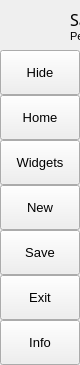
        <widget class="QFrame" name="leftMenuBg">
         <property name="minimumSize">
          <size>
           <width>0</width>
           <height>0</height>
          </size>
         </property>
         <property name="maximumSize">
          <size>
           <width>60</width>
           <height>16777215</height>
          </size>
         </property>
         <property name="frameShape">
          <enum>QFrame::NoFrame</enum>
         </property>
         <property name="frameShadow">
          <enum>QFrame::Raised</enum>
         </property>
         <layout class="QVBoxLayout" name="verticalLayout_3">
          <property name="spacing">
           <number>0</number>
          </property>
          <property name="leftMargin">
           <number>0</number>
          </property>
          <property name="topMargin">
           <number>0</number>
          </property>
          <property name="rightMargin">
           <number>0</number>
          </property>
          <property name="bottomMargin">
           <number>0</number>
          </property>
          <item>
           <widget class="QFrame" name="topLogoInfo">
            <property name="minimumSize">
             <size>
              <width>0</width>
              <height>50</height>
             </size>
            </property>
            <property name="maximumSize">
             <size>
              <width>16777215</width>
              <height>50</height>
             </size>
            </property>
            <property name="frameShape">
             <enum>QFrame::NoFrame</enum>
            </property>
            <property name="frameShadow">
             <enum>QFrame::Raised</enum>
            </property>
            <widget class="QFrame" name="topLogo">
             <property name="geometry">
              <rect>
               <x>10</x>
               <y>5</y>
               <width>42</width>
               <height>42</height>
              </rect>
             </property>
             <property name="minimumSize">
              <size>
               <width>42</width>
               <height>42</height>
              </size>
             </property>
             <property name="maximumSize">
              <size>
               <width>42</width>
               <height>42</height>
              </size>
             </property>
             <property name="styleSheet">
              <string notr="true">background-image: url(:/images/images/images/tree.png)</string>
             </property>
             <property name="frameShape">
              <enum>QFrame::NoFrame</enum>
             </property>
             <property name="frameShadow">
              <enum>QFrame::Raised</enum>
             </property>
            </widget>
            <widget class="QLabel" name="titleLeftApp">
             <property name="geometry">
              <rect>
               <x>70</x>
               <y>8</y>
               <width>160</width>
               <height>31</height>
              </rect>
             </property>
             <property name="font">
              <font>
               <family>Segoe UI Semibold</family>
               <pointsize>12</pointsize>
               <italic>false</italic>
               <bold>false</bold>
              </font>
             </property>
             <property name="text">
              <string>Sage</string>
             </property>
             <property name="alignment">
              <set>Qt::AlignLeading|Qt::AlignLeft|Qt::AlignTop</set>
             </property>
            </widget>
            <widget class="QLabel" name="titleLeftDescription">
             <property name="geometry">
              <rect>
               <x>70</x>
               <y>30</y>
               <width>160</width>
               <height>16</height>
              </rect>
             </property>
             <property name="maximumSize">
              <size>
               <width>16777215</width>
               <height>16</height>
              </size>
             </property>
             <property name="font">
              <font>
               <family>Segoe UI</family>
               <pointsize>8</pointsize>
               <italic>false</italic>
               <bold>false</bold>
              </font>
             </property>
             <property name="text">
              <string>Personal Assistant</string>
             </property>
             <property name="alignment">
              <set>Qt::AlignLeading|Qt::AlignLeft|Qt::AlignTop</set>
             </property>
            </widget>
           </widget>
          </item>
          <item>
           <widget class="QFrame" name="leftMenuFrame">
            <property name="frameShape">
             <enum>QFrame::NoFrame</enum>
            </property>
            <property name="frameShadow">
             <enum>QFrame::Raised</enum>
            </property>
            <layout class="QVBoxLayout" name="verticalMenuLayout">
             <property name="spacing">
              <number>0</number>
             </property>
             <property name="leftMargin">
              <number>0</number>
             </property>
             <property name="topMargin">
              <number>0</number>
             </property>
             <property name="rightMargin">
              <number>0</number>
             </property>
             <property name="bottomMargin">
              <number>0</number>
             </property>
             <item>
              <widget class="QFrame" name="toggleBox">
               <property name="maximumSize">
                <size>
                 <width>16777215</width>
                 <height>45</height>
                </size>
               </property>
               <property name="frameShape">
                <enum>QFrame::NoFrame</enum>
               </property>
               <property name="frameShadow">
                <enum>QFrame::Raised</enum>
               </property>
               <layout class="QVBoxLayout" name="verticalLayout_4">
                <property name="spacing">
                 <number>0</number>
                </property>
                <property name="leftMargin">
                 <number>0</number>
                </property>
                <property name="topMargin">
                 <number>0</number>
                </property>
                <property name="rightMargin">
                 <number>0</number>
                </property>
                <property name="bottomMargin">
                 <number>0</number>
                </property>
                <item>
                 <widget class="QPushButton" name="toggleButton">
                  <property name="sizePolicy">
                   <sizepolicy hsizetype="Expanding" vsizetype="Fixed">
                    <horstretch>0</horstretch>
                    <verstretch>0</verstretch>
                   </sizepolicy>
                  </property>
                  <property name="minimumSize">
                   <size>
                    <width>0</width>
                    <height>45</height>
                   </size>
                  </property>
                  <property name="font">
                   <font>
                    <family>Segoe UI</family>
                    <pointsize>10</pointsize>
                    <italic>false</italic>
                    <bold>false</bold>
                   </font>
                  </property>
                  <property name="cursor">
                   <cursorShape>PointingHandCursor</cursorShape>
                  </property>
                  <property name="layoutDirection">
                   <enum>Qt::LeftToRight</enum>
                  </property>
                  <property name="styleSheet">
                   <string notr="true">background-image: url(:/icons/images/icons/icon_menu.png);</string>
                  </property>
                  <property name="text">
                   <string>Hide</string>
                  </property>
                 </widget>
                </item>
               </layout>
              </widget>
             </item>
             <item alignment="Qt::AlignTop">
              <widget class="QFrame" name="topMenu">
               <property name="frameShape">
                <enum>QFrame::NoFrame</enum>
               </property>
               <property name="frameShadow">
                <enum>QFrame::Raised</enum>
               </property>
               <layout class="QVBoxLayout" name="verticalLayout_8">
                <property name="spacing">
                 <number>0</number>
                </property>
                <property name="leftMargin">
                 <number>0</number>
                </property>
                <property name="topMargin">
                 <number>0</number>
                </property>
                <property name="rightMargin">
                 <number>0</number>
                </property>
                <property name="bottomMargin">
                 <number>0</number>
                </property>
                <item>
                 <widget class="QPushButton" name="btn_home">
                  <property name="sizePolicy">
                   <sizepolicy hsizetype="Expanding" vsizetype="Fixed">
                    <horstretch>0</horstretch>
                    <verstretch>0</verstretch>
                   </sizepolicy>
                  </property>
                  <property name="minimumSize">
                   <size>
                    <width>0</width>
                    <height>45</height>
                   </size>
                  </property>
                  <property name="font">
                   <font>
                    <family>Segoe UI</family>
                    <pointsize>10</pointsize>
                    <italic>false</italic>
                    <bold>false</bold>
                   </font>
                  </property>
                  <property name="cursor">
                   <cursorShape>PointingHandCursor</cursorShape>
                  </property>
                  <property name="layoutDirection">
                   <enum>Qt::LeftToRight</enum>
                  </property>
                  <property name="styleSheet">
                   <string notr="true">background-image: url(:/icons/images/icons/cil-home.png);</string>
                  </property>
                  <property name="text">
                   <string>Home</string>
                  </property>
                 </widget>
                </item>
                <item>
                 <widget class="QPushButton" name="btn_widgets">
                  <property name="sizePolicy">
                   <sizepolicy hsizetype="Expanding" vsizetype="Fixed">
                    <horstretch>0</horstretch>
                    <verstretch>0</verstretch>
                   </sizepolicy>
                  </property>
                  <property name="minimumSize">
                   <size>
                    <width>0</width>
                    <height>45</height>
                   </size>
                  </property>
                  <property name="font">
                   <font>
                    <family>Segoe UI</family>
                    <pointsize>10</pointsize>
                    <italic>false</italic>
                    <bold>false</bold>
                   </font>
                  </property>
                  <property name="cursor">
                   <cursorShape>PointingHandCursor</cursorShape>
                  </property>
                  <property name="layoutDirection">
                   <enum>Qt::LeftToRight</enum>
                  </property>
                  <property name="styleSheet">
                   <string notr="true">background-image: url(:/icons/images/icons/cil-gamepad.png);</string>
                  </property>
                  <property name="text">
                   <string>Widgets</string>
                  </property>
                 </widget>
                </item>
                <item>
                 <widget class="QPushButton" name="btn_new">
                  <property name="sizePolicy">
                   <sizepolicy hsizetype="Expanding" vsizetype="Fixed">
                    <horstretch>0</horstretch>
                    <verstretch>0</verstretch>
                   </sizepolicy>
                  </property>
                  <property name="minimumSize">
                   <size>
                    <width>0</width>
                    <height>45</height>
                   </size>
                  </property>
                  <property name="font">
                   <font>
                    <family>Segoe UI</family>
                    <pointsize>10</pointsize>
                    <italic>false</italic>
                    <bold>false</bold>
                   </font>
                  </property>
                  <property name="cursor">
                   <cursorShape>PointingHandCursor</cursorShape>
                  </property>
                  <property name="layoutDirection">
                   <enum>Qt::LeftToRight</enum>
                  </property>
                  <property name="styleSheet">
                   <string notr="true">background-image: url(:/icons/images/icons/cil-file.png);</string>
                  </property>
                  <property name="text">
                   <string>New</string>
                  </property>
                 </widget>
                </item>
                <item>
                 <widget class="QPushButton" name="btn_save">
                  <property name="sizePolicy">
                   <sizepolicy hsizetype="Expanding" vsizetype="Fixed">
                    <horstretch>0</horstretch>
                    <verstretch>0</verstretch>
                   </sizepolicy>
                  </property>
                  <property name="minimumSize">
                   <size>
                    <width>0</width>
                    <height>45</height>
                   </size>
                  </property>
                  <property name="font">
                   <font>
                    <family>Segoe UI</family>
                    <pointsize>10</pointsize>
                    <italic>false</italic>
                    <bold>false</bold>
                   </font>
                  </property>
                  <property name="cursor">
                   <cursorShape>PointingHandCursor</cursorShape>
                  </property>
                  <property name="layoutDirection">
                   <enum>Qt::LeftToRight</enum>
                  </property>
                  <property name="styleSheet">
                   <string notr="true">background-image: url(:/icons/images/icons/cil-save.png)</string>
                  </property>
                  <property name="text">
                   <string>Save</string>
                  </property>
                 </widget>
                </item>
                <item>
                 <widget class="QPushButton" name="btn_exit">
                  <property name="sizePolicy">
                   <sizepolicy hsizetype="Expanding" vsizetype="Fixed">
                    <horstretch>0</horstretch>
                    <verstretch>0</verstretch>
                   </sizepolicy>
                  </property>
                  <property name="minimumSize">
                   <size>
                    <width>0</width>
                    <height>45</height>
                   </size>
                  </property>
                  <property name="font">
                   <font>
                    <family>Segoe UI</family>
                    <pointsize>10</pointsize>
                    <italic>false</italic>
                    <bold>false</bold>
                   </font>
                  </property>
                  <property name="cursor">
                   <cursorShape>PointingHandCursor</cursorShape>
                  </property>
                  <property name="layoutDirection">
                   <enum>Qt::LeftToRight</enum>
                  </property>
                  <property name="styleSheet">
                   <string notr="true">background-image: url(:/icons/images/icons/cil-x.png);</string>
                  </property>
                  <property name="text">
                   <string>Exit</string>
                  </property>
                 </widget>
                </item>
               </layout>
              </widget>
             </item>
             <item alignment="Qt::AlignBottom">
              <widget class="QFrame" name="bottomMenu">
               <property name="frameShape">
                <enum>QFrame::NoFrame</enum>
               </property>
               <property name="frameShadow">
                <enum>QFrame::Raised</enum>
               </property>
               <layout class="QVBoxLayout" name="verticalLayout_9">
                <property name="spacing">
                 <number>0</number>
                </property>
                <property name="leftMargin">
                 <number>0</number>
                </property>
                <property name="topMargin">
                 <number>0</number>
                </property>
                <property name="rightMargin">
                 <number>0</number>
                </property>
                <property name="bottomMargin">
                 <number>0</number>
                </property>
                <item>
                 <widget class="QPushButton" name="toggleLeftBox">
                  <property name="sizePolicy">
                   <sizepolicy hsizetype="Expanding" vsizetype="Fixed">
                    <horstretch>0</horstretch>
                    <verstretch>0</verstretch>
                   </sizepolicy>
                  </property>
                  <property name="minimumSize">
                   <size>
                    <width>0</width>
                    <height>45</height>
                   </size>
                  </property>
                  <property name="font">
                   <font>
                    <family>Segoe UI</family>
                    <pointsize>10</pointsize>
                    <italic>false</italic>
                    <bold>false</bold>
                   </font>
                  </property>
                  <property name="cursor">
                   <cursorShape>PointingHandCursor</cursorShape>
                  </property>
                  <property name="layoutDirection">
                   <enum>Qt::LeftToRight</enum>
                  </property>
                  <property name="styleSheet">
                   <string notr="true">background-image: url(:/icons/images/icons/cil-layers.png);</string>
                  </property>
                  <property name="text">
                   <string>Info</string>
                  </property>
                 </widget>
                </item>
               </layout>
              </widget>
             </item>
            </layout>
           </widget>
          </item>
         </layout>
        </widget>
